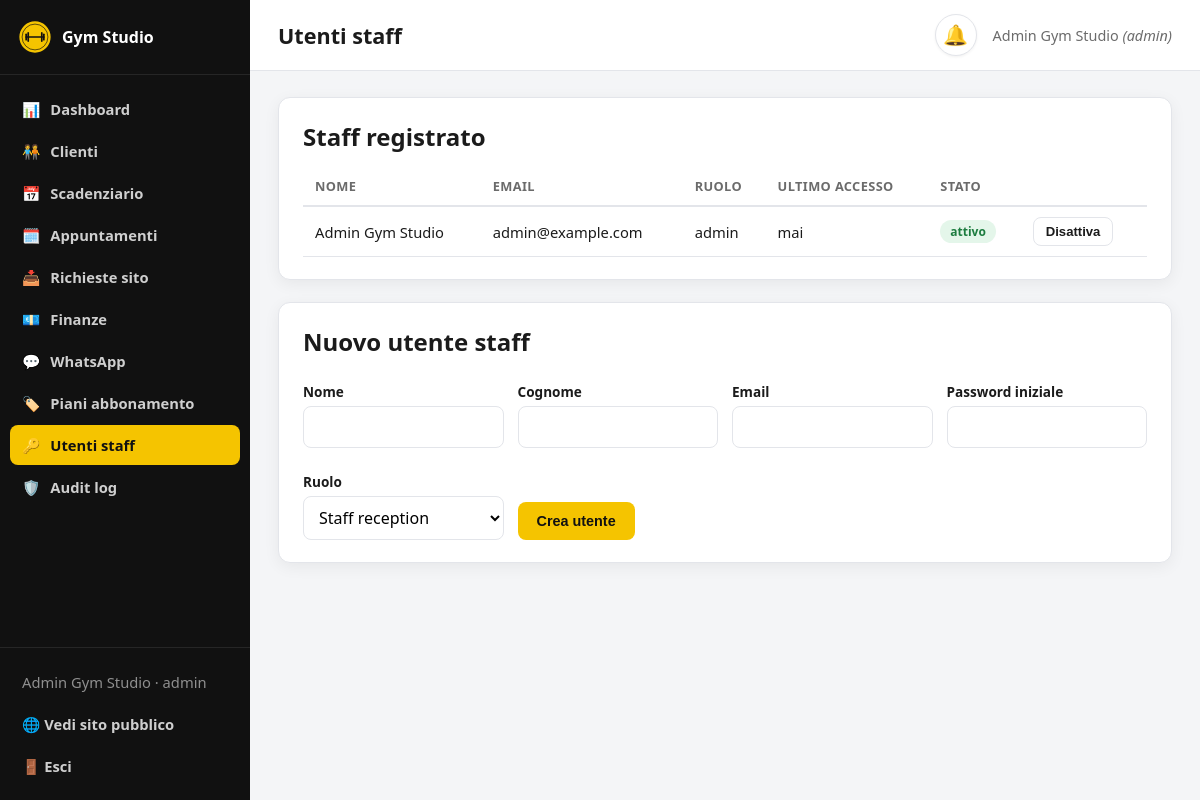
/admin/utenti.php (signed in), run on the app's committed database.
### tables this page shows
CREATE TABLE IF NOT EXISTS tenants (
  id INT UNSIGNED AUTO_INCREMENT PRIMARY KEY,
  slug VARCHAR(64) NOT NULL UNIQUE,
  nome VARCHAR(150) NOT NULL,
  logo_path VARCHAR(255) NULL,
  colore_primario VARCHAR(7) NOT NULL DEFAULT '#f5c400',
  colore_secondario VARCHAR(7) NOT NULL DEFAULT '#111111',
  indirizzo VARCHAR(255) NULL,
  cap VARCHAR(10) NULL,
  citta VARCHAR(100) NULL,
  telefono VARCHAR(30) NULL,
  whatsapp_numero VARCHAR(30) NULL,
  email VARCHAR(150) NULL,
  orari_apertura TEXT NULL,
  claim VARCHAR(255) NULL,
  descrizione TEXT NULL,
  attivo TINYINT(1) NOT NULL DEFAULT 1,
  created_at DATETIME NOT NULL DEFAULT CURRENT_TIMESTAMP,
  updated_at DATETIME NOT NULL DEFAULT CURRENT_TIMESTAMP ON UPDATE CURRENT_TIMESTAMP
);

CREATE TABLE IF NOT EXISTS users (
  id INT UNSIGNED AUTO_INCREMENT PRIMARY KEY,
  tenant_id INT UNSIGNED NOT NULL,
  nome VARCHAR(100) NOT NULL,
  cognome VARCHAR(100) NOT NULL,
  email VARCHAR(150) NOT NULL,
  password_hash VARCHAR(255) NOT NULL,
  ruolo ENUM('admin','staff','trainer') NOT NULL DEFAULT 'staff',
  attivo TINYINT(1) NOT NULL DEFAULT 1,
  ultimo_accesso DATETIME NULL,
  created_at DATETIME NOT NULL DEFAULT CURRENT_TIMESTAMP,
  updated_at DATETIME NOT NULL DEFAULT CURRENT_TIMESTAMP ON UPDATE CURRENT_TIMESTAMP,
  UNIQUE KEY uq_users_tenant_email (tenant_id, email),
  CONSTRAINT fk_users_tenant FOREIGN KEY (tenant_id) REFERENCES tenants(id) ON DELETE CASCADE
);

### admin/utenti.php (the view, shortened to what the rows shown need)
<?php
$pageTitle = 'Utenti staff';
require __DIR__ . '/_header.php';
$utenti = User::all();
?>
<section class="panel">
  <h2>Staff registrato</h2>
  <table class="data-table">
    <thead><tr><th>Nome</th><th>Email</th><th>Ruolo</th><th>Ultimo accesso</th><th>Stato</th><th></th></tr></thead>
    <tbody>
    <?php foreach ($utenti as $u): ?>
      <tr>
        <td><?= htmlspecialchars($u['nome'] . ' ' . $u['cognome']) ?></td>
        <td><?= htmlspecialchars($u['email']) ?></td>
        <td><?= htmlspecialchars($u['ruolo']) ?></td>
        <td><?= htmlspecialchars($u['ultimo_accesso'] ?? 'mai') ?></td>
        <td><span class="badge badge-<?= $u['attivo'] ? 'success' : 'muted' ?>"><?= $u['attivo'] ? 'attivo' : 'disattivato' ?></span></td>
        <td>
          <form method="post" class="inline-form">
            <button class="btn btn-outline btn-sm" type="submit"><?= $u['attivo'] ? 'Disattiva' : 'Riattiva' ?></button>
          </form>
        </td>
      </tr>
    <?php endforeach; ?>
    </tbody>
  </table>
</section>
<section class="panel">
  <h2>Nuovo utente staff</h2>
</section>
<?php require __DIR__ . '/_footer.php'; ?>

### admin/_header.php (shortened to what the rows shown need)
<?php
require __DIR__ . '/../src/bootstrap.php';
$user = Auth::user();
$base = Config::baseUrl();
$tenant = Tenant::data();
?>
<!DOCTYPE html>
<html lang="it">
<head>
<link rel="stylesheet" href="<?= $base ?>/css/admin.css?v=<?= @filemtime(__DIR__ . '/../css/admin.css') ?: '1' ?>">
</head>
<body>
<div class="admin-shell">
  <aside class="sidebar" id="sidebar">
    <div class="sidebar-brand">
      <img src="<?= $base ?>/assets/logo.svg" alt="">
      <span><?= htmlspecialchars($tenant['nome'] ?? 'Gym Studio') ?></span>
    </div>
    <div class="sidebar-footer">
      <span class="nav-link" style="color:#8f8f8f;font-weight:500;"><?= htmlspecialchars($user['nome'] . ' ' . $user['cognome']) ?> · <?= htmlspecialchars($user['ruolo']) ?></span>
      <a href="<?= $base ?>/" target="_blank" class="nav-link">🌐 Vedi sito pubblico</a>
      <a href="<?= $base ?>/admin/logout.php" class="nav-link">🚪 Esci</a>
    </div>
  </aside>
  <div class="main-col">
    <header class="topbar">
      <h1><?= htmlspecialchars($pageTitle ?? '') ?></h1>
      <div class="topbar-right">
        <div class="topbar-user">
          <span><?= htmlspecialchars($user['nome'] . ' ' . $user['cognome']) ?> <em>(<?= htmlspecialchars($user['ruolo']) ?>)</em></span>
        </div>
      </div>
    </header>
    <main class="content">

### data on the page
tenants: nome "Gym Studio", nome "Admin Gym Studio"
users: nome+cognome "Admin Gym Studio", email "admin@example.com", ruolo "admin", ultimo_accesso "mai", attivo "attivo"

### other printed values
$icon "📊 🧑‍🤝‍🧑 📅 🗓️ 📥 💶 💬 🏷️ 🔑 🛡️"
$label "Dashboard Clienti Scadenziario Appuntamenti Richieste sito Finanze WhatsApp Piani abbonamento Utenti staff Audit log"
$user['ruolo'] "admin"
$pageTitle "Utenti staff"
